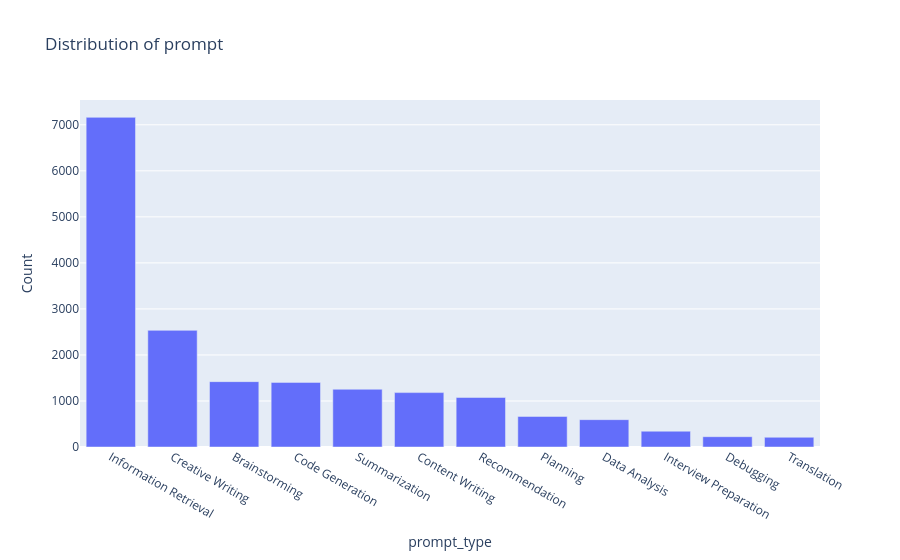

Source (notebook cell):
### Code cell
import plotly.express as px
px.bar(prompt_counts,x="prompt_type",y="Count",title="Distribution of prompt")

### Figure 1 — Plotly figure (JSON) as saved in the notebook; plotly's stock layout.template omitted (floating-point values rounded to 4 significant figures)
{"data": [{"hovertemplate": "prompt_type=%{x}<br>Count=%{y}<extra></extra>", "legendgroup": "", "marker": {"color": "#636efa", "pattern": {"shape": ""}}, "name": "", "orientation": "v", "showlegend": false, "textposition": "auto", "type": "bar", "x": ["Information Retrieval", "Creative Writing", "Brainstorming", "Code Generation", "Summarization", "Content Writing", "Recommendation", "Planning", "Data Analysis", "Interview Preparation", "Debugging", "Translation"], "xaxis": "x", "y": [7162, 2534, 1420, 1404, 1254, 1182, 1076, 664, 594, 343, 224, 211], "yaxis": "y"}], "layout": {"barmode": "relative", "legend": {"tracegroupgap": 0}, "title": {"text": "Distribution of prompt"}, "xaxis": {"anchor": "y", "domain": [0, 1], "title": {"text": "prompt_type"}}, "yaxis": {"anchor": "x", "domain": [0, 1], "title": {"text": "Count"}}}}
